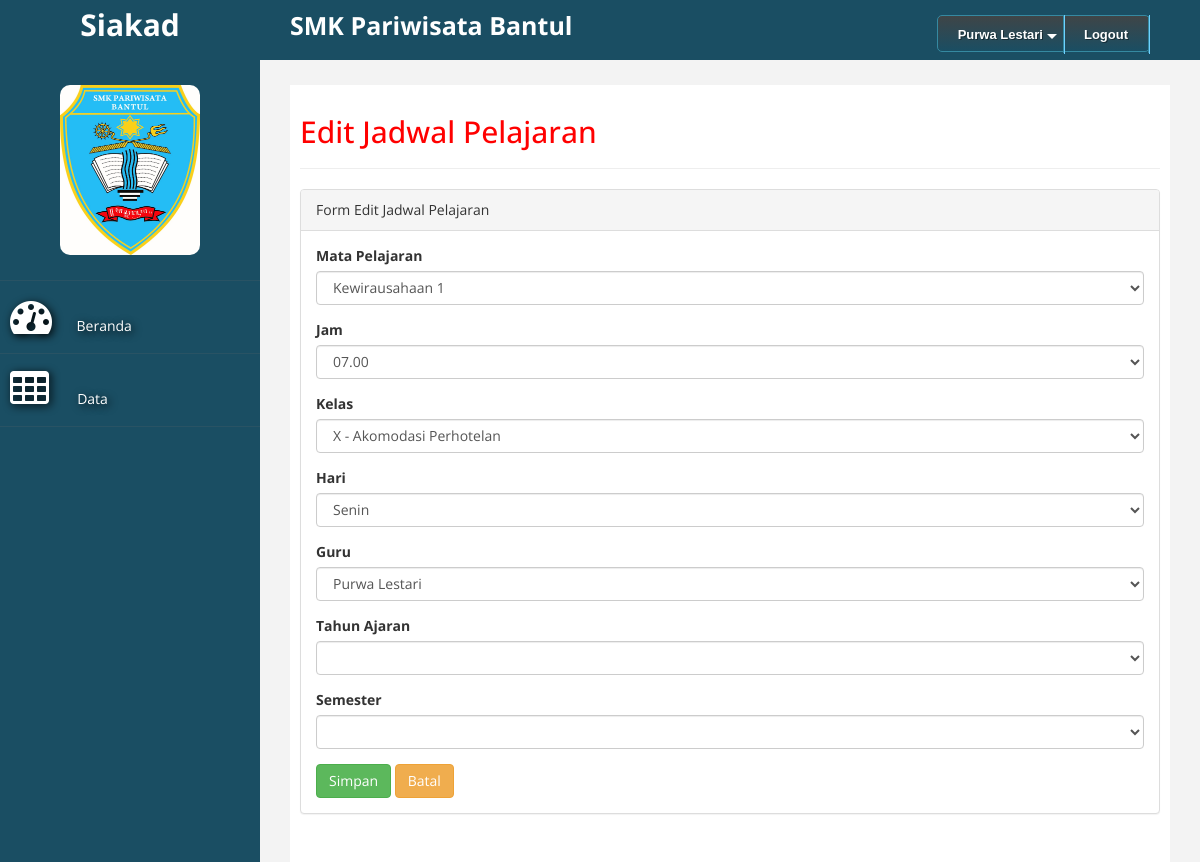
The app's page /index.php?act=edit_jadwal&id_jadwal=1 (signed in) with its own data.
### tables this page shows
CREATE TABLE `guru` (
  `nip` int(5) NOT NULL,
  `nama` varchar(25) NOT NULL,
  `alamat` varchar(50) NOT NULL
);

CREATE TABLE `mata_pelajaran` (
  `kode_mp` int(9) NOT NULL,
  `nama_mp` varchar(25) NOT NULL,
  `KKM` int(2) NOT NULL
);

CREATE TABLE `jadwal_pelajaran` (
  `id_jadwal` int(4) NOT NULL,
  `kode_mp` int(9) NOT NULL,
  `jam` varchar(5) NOT NULL,
  `kode_kelas` varchar(5) NOT NULL,
  `hari` varchar(10) NOT NULL
);

CREATE TABLE `kelas` (
  `kode_kelas` int(5) NOT NULL,
  `nama_kelas` varchar(25) NOT NULL,
  `jumlah_siswa` int(2) NOT NULL
);

### edit_jadwal.php (the view, shortened to what this page needs)
<?php
include('koneksi.php');
$id_jadwal = $_GET['id_jadwal'];
$query = mysqli_query($kon, "select * from jadwal_pelajaran where id_jadwal='$id_jadwal'") or die(mysqli_error());
$data = mysqli_fetch_array($query);
?>
<h2>Edit Jadwal Pelajaran</h2>
<hr>
<div class="panel panel-default">
<div class="panel-heading">
    Form Edit Jadwal Pelajaran
</div>
<div class="panel-body">
    <div class="row">
        <div class="col-md-12">
            <form action="proses_edit_jadwal.php" method="POST">
<div class="form-group">
    <label>Mata Pelajaran</label>
    <select class="form-control" name="kode_mp">
      <?php
              $sql  = "SELECT * FROM mata_pelajaran";
              $kelas  = mysqli_query($kon, $sql);
              $kelas2 = mysqli_fetch_assoc($kelas);
                    echo "<option value=$data[kode_mp]>$kelas2[nama_mp]</option>";
             ?>
    </select>
</div>
<div class="form-group">
    <label>Jam</label>
    <select class="form-control" name="jam">
        <option value="<?php echo $data['jam']; ?>"><?php echo $data['jam']; ?></option>
    </select>
</div>
<div class="form-group">
    <label>Kelas</label>
    <select class="form-control" name="kode_kelas">
      <?php
              $sql  = "SELECT * FROM kelas";
              $kelas  = mysqli_query($kon, $sql);
              $kelas2 = mysqli_fetch_assoc($kelas);
                    echo "<option value=$data[kode_kelas]>$kelas2[nama_kelas]</option>";
             ?>
    </select>
</div>
<div class="form-group">
    <label>Hari</label>
    <select class="form-control" name="hari">
        <option value="<?php echo $data['hari']; ?>"><?php echo $data['hari']; ?></option>
    </select>
</div>
<div class="form-group">
    <label>Guru</label>
    <select name="guru" class="form-control">
      <?php
              $sql  = "SELECT * FROM guru";
              $kelas  = mysqli_query($kon, $sql);
              $kelas2 = mysqli_fetch_assoc($kelas);
                    echo "<option value=$data[nip]>$kelas2[nama]</option>";
             ?>
    </select>
</div>
<div class="form-group">
    <label>Tahun Ajaran</label>
    <select class="form-control" name="thn_ajaran">
        <option value="<?php echo $data['thn_ajaran']; ?>"><?php echo $data['thn_ajaran']; ?></option>
            <?php
                for($i=2009;$i<=2100;$i++){
                    $a = $i+1;
                    echo "<option>$i-$a</option>";
                }
            ?>
    </select>
</div>
<div class="form-group">
    <label>Semester</label>
    <select class="form-control" name="semester">
        <option value="<?php echo $data['semester']; ?>"><?php echo $data['semester']; ?></option>
        <option value="Ganjil">Ganjil</option>
    </select>
</div>
<div>
    <input type="submit" value="Simpan" name="simpan" class="btn btn-success">
    <input onclick="window.history.back()" type="reset" class="btn btn-warning" value="Batal">
</div>
</form>
</div>
</div>
</div>
</div>

### menu_atas.php (shortened to what this page needs)
<div id='cssmenu'>
<ul>
  <?php
    if($_SESSION['level'] == '1'){
    include 'koneksi.php';
  $sql = mysqli_query($kon,"select nama from guru where nip = $_SESSION[username]");
  $sql2 = mysqli_fetch_assoc($sql);
?>
   <li class='has-sub '><a href='#'><span><?php echo $sql2['nama']; ?></span></a>
 <?php } ?>
   </li>
   <li><a href='logout.php'><span>Logout</span></a></li>
</ul>
</div>

### custom.css (style rules this page uses)
body { font-family: 'Open Sans', sans-serif; }
h2 { color: #f00; }

### menu_atas.php (style rules this page uses)
#cssmenu { height:37px; display:block; padding:0; margin:0; border:1px solid; border-radius:5px; }
#cssmenu > ul { list-style:inside none; padding:0; margin:0; }
#cssmenu > ul > li { list-style:inside none; padding:0; margin:0; float:left; display:block; position:relative; }
#cssmenu > ul > li > a { outline:none; display:block; position:relative; padding:12px 20px; font:bold 13px/100% Arial, Helvetica, sans-serif; text-align:center; text-decoration:none; text-shadow:1px 1px 0 rgba(0,0,0, 0.4); }
#cssmenu > ul > li:first-child > a { border-radius:5px 0 0 5px; }
#cssmenu > ul > li > a:after { content:''; position:absolute; border-right:1px solid; top:-1px; bottom:-1px; right:-2px; z-index:99; }
#cssmenu > ul > li.has-sub > a:before { content:''; position:absolute; top:18px; right:6px; border:5px solid transparent; border-top:5px solid #fff; }
#cssmenu, #cssmenu > ul > li > ul > li a:hover { background:#3f4547; background:-moz-linear-gradient(top, #3f4547 0%, #1a4e63 100%); background:-webkit-gradient(linear, left top, left bottom, color-stop(0%,#3f4547), color-stop(100%,#1a4e63)); background:-webkit-linear-gradient(top, #3f4547 0%,#1a4e63 100%); background:-o-linear-gradient(top, #3f4547 0%,#1a4e63 100%); background:-ms-linear-gradient(top, #3f4547 0%,#1a4e63 100%); background:linear-gradient(top, #3f4547 0%,#1a4e63 100%); filter:progid:DXImageTransform.Microsoft.gradient(startColorstr='#3f4547', endColorstr='#1a4e63',GradientType=0); }
#cssmenu { border-color:#3589a1; }
#cssmenu > ul > li > a { border-right:1px solid #3589a1; color:#fff; }
#cssmenu > ul > li > a:after { border-color:#6ed1ff; }

### records on screen
guru: nama "Purwa Lestari", guru "Purwa Lestari"
mata_pelajaran: kode_mp "Kewirausahaan 1"
jadwal_pelajaran: jam "07.00", hari "Senin"
kelas: kode_kelas "X - Akomodasi Perhotelan"
